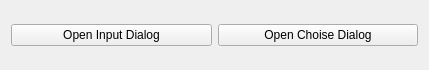
<?xml version="1.0" encoding="UTF-8"?>
<ui version="4.0">
 <class>Widget</class>
 <widget class="QWidget" name="Widget">
  <property name="geometry">
   <rect>
    <x>0</x>
    <y>0</y>
    <width>429</width>
    <height>70</height>
   </rect>
  </property>
  <property name="windowTitle">
   <string>Widget</string>
  </property>
  <layout class="QHBoxLayout" name="horizontalLayout">
   <item>
    <widget class="QPushButton" name="input_button">
     <property name="text">
      <string>Open Input Dialog</string>
     </property>
    </widget>
   </item>
   <item>
    <widget class="QPushButton" name="choise_button">
     <property name="text">
      <string>Open Choise Dialog</string>
     </property>
    </widget>
   </item>
  </layout>
 </widget>
 <resources/>
 <connections/>
</ui>
